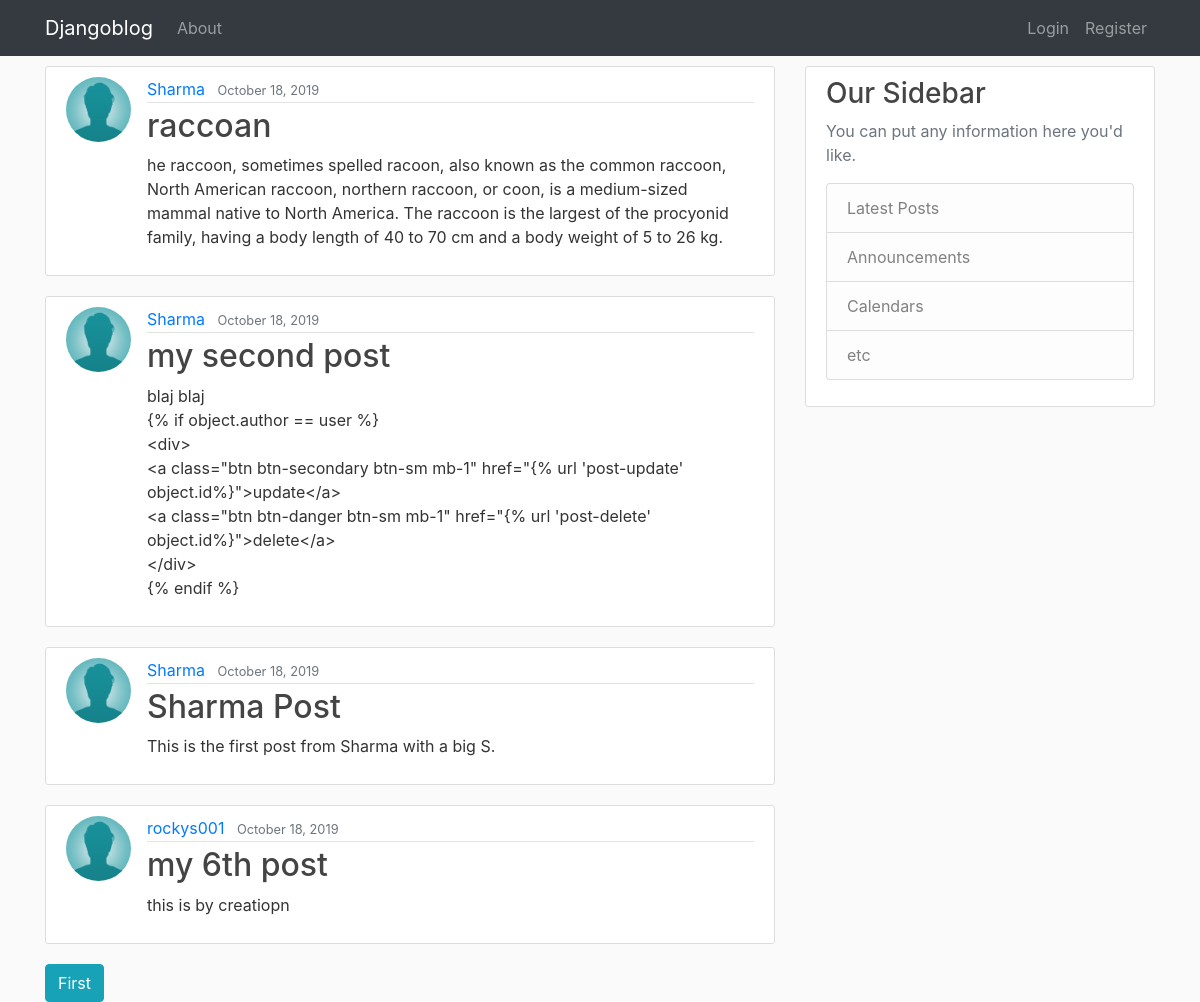
The app's page /, older data.
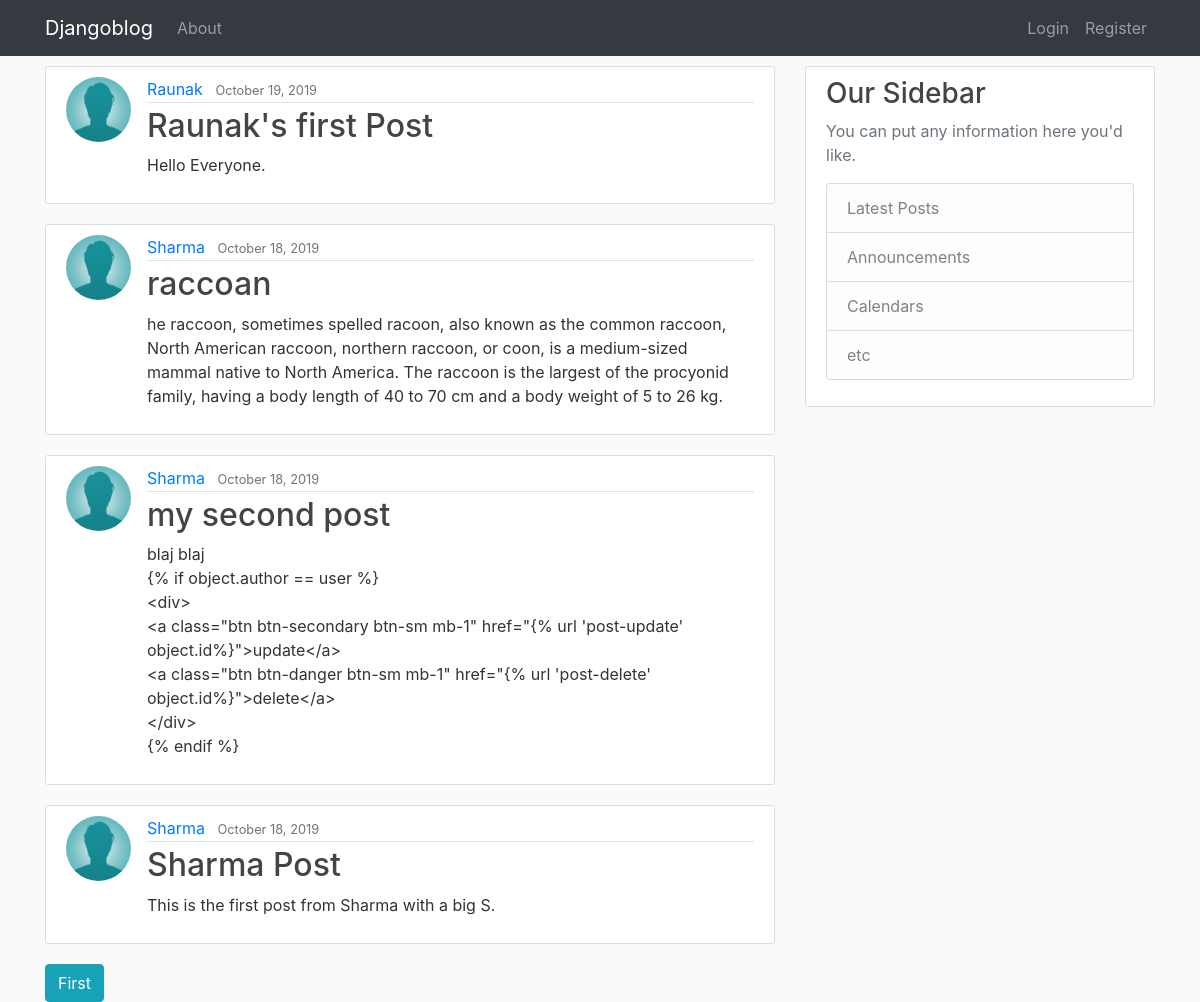
The same page, newer data.
### blog/models.py (models this page shows, shortened)
class Post(models.Model):
    title = models.CharField(max_length=100)
    content = models.TextField()
    date_posted = models.DateTimeField(default = timezone.now)
    author = models.ForeignKey(User, on_delete= models.CASCADE)

### users/models.py (models this page shows, shortened)
class profile(models.Model):
    user = models.OneToOneField(User,on_delete=models.CASCADE)
    image = models.ImageField(default='default.jpg',upload_to='profile-pics')

### blog/views.py (the view)
# urls.py: path('', postListView.as_view(),name='blog-home'),
class postListView(ListView):
    model = Post
    template_name = 'blog/home.html' #<app>/<model>_<viewtype>.html
    context_object_name = 'posts'
    ordering = ['-date_posted']
    paginate_by = 4

### blog/templates/blog/home.html (shortened to what this page needs)
{% extends "blog/base.html" %}
{% block content %}
    {% for post in posts %}
    <article class="media content-section">
              <img src="{{ post.author.profile.image.url}}" alt="" class="rounded-circle article-img">
              <div class="media-body">
                <div class="article-metadata">
                  <a class="mr-2" href="#">{{ post.author }}</a>
                  <small class="text-muted">{{ post.date_posted|date:"F d, Y" }}</small>
                </div>
                <h2><a class="article-title" href="{% url 'post-detail' post.id %}">{{ post.title }}</a></h2>
                <p class="article-content">{{ post.content }}</p>
              </div>
      </article>
    {% endfor%}
    {% if is_paginated %}
        {% for num in page_obj.paginator.page_range %}
          {% if num == page_obj.number%}
            <a class="btn btn-info" href="?page={{ num }}">First</a>
          {% endif %}
        {% endfor %}
    {% endif %}
{% endblock %}

Row changes from the older to the newer data that the page shows:
no longer on this page (row unchanged): Post: author.profile.image (placeholder picture), author "rockys001", date_posted "October 18, 2019", title "my 6th post", content "this is by creatiopn"
added Post: author.profile.image (placeholder picture), author "Raunak", date_posted "October 19, 2019", title "Raunak's first Post", content "Hello Everyone."
